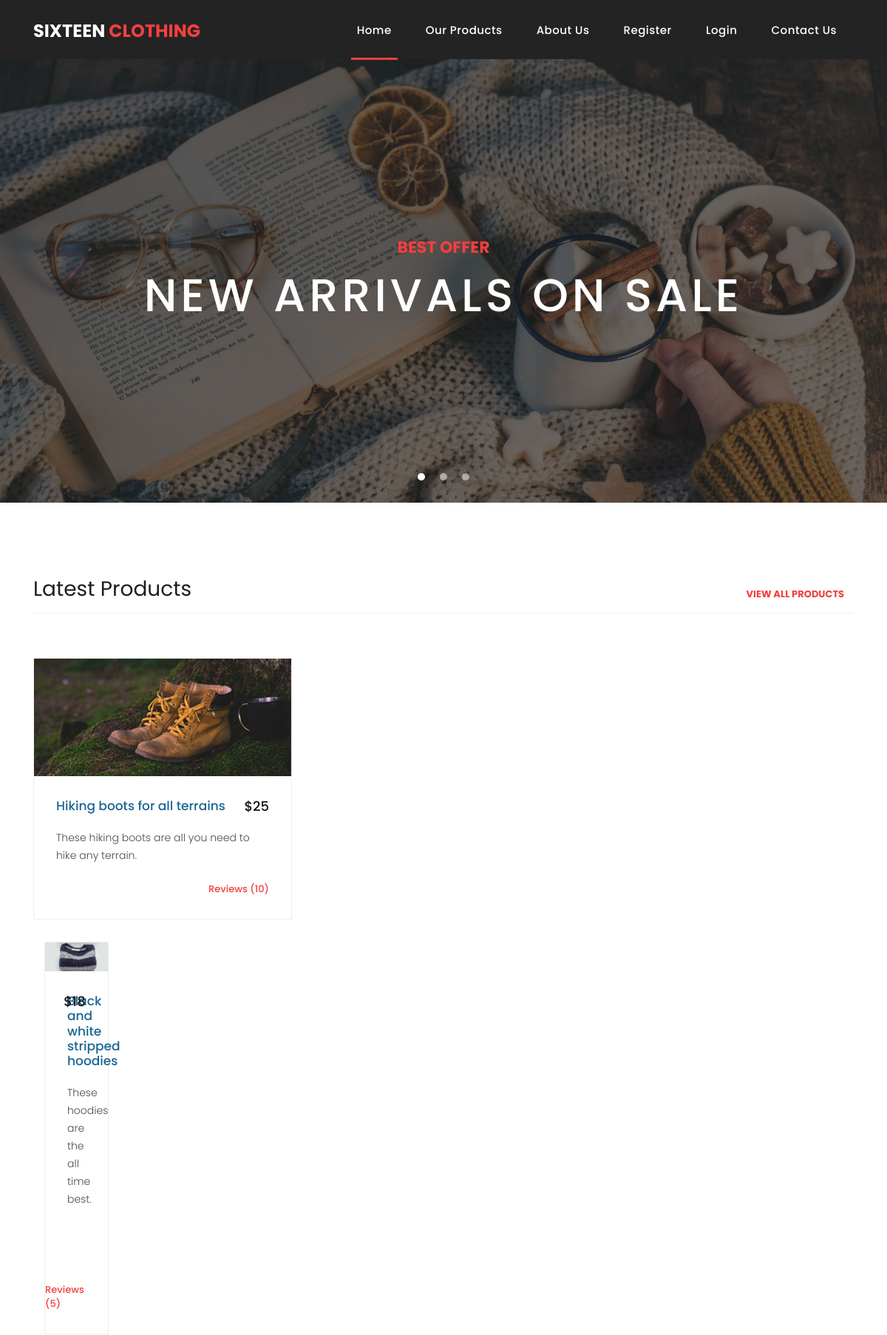
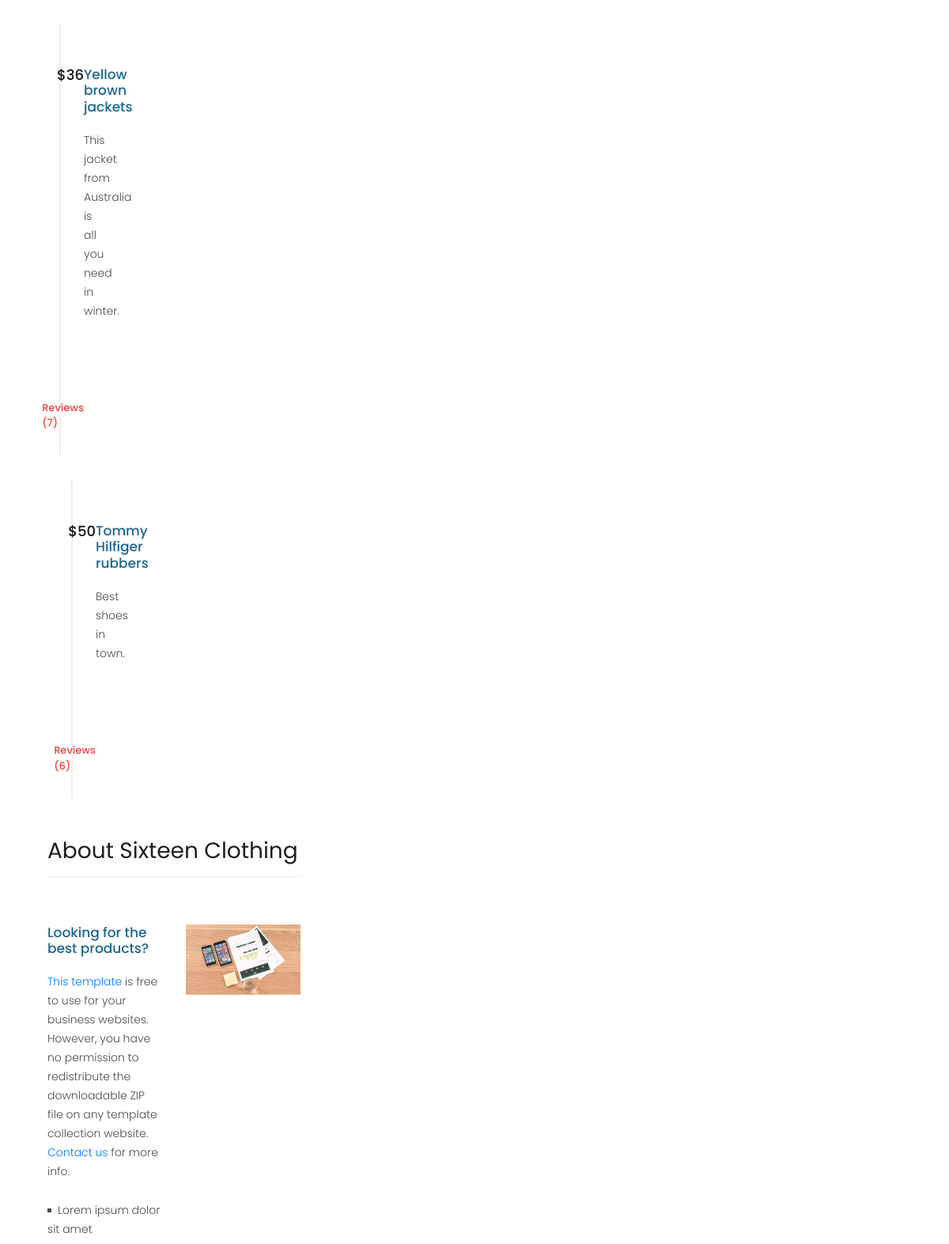
The page / (upper part) on the database its author committed (2 pictures, top to bottom).
### home_app/models.py (models this page shows)
class Collection(models.Model):
  img = models.ImageField(upload_to='products')
  title = models.CharField(max_length=100)
  price = models.IntegerField()
  desc = models.TextField()
  reviews = models.IntegerField()

### home_app/views.py (the view)
# urls.py: path('', views.homepage,name='home'),
def homepage(request):
  collection = Collection.objects.all()
  return render(request, 'index.html', {'collection': collection})

### templates/index.html (shortened to what this page needs)
{% load static %}
<!DOCTYPE html>
<html lang="en">
  <head>
    <link href="{% static 'vendor/bootstrap/css/bootstrap.min.css' %}" rel="stylesheet">
    <link rel="stylesheet" href="{% static 'assets/css/fontawesome.css' %}">
    <link rel="stylesheet" href="{% static 'assets/css/templatemo-sixteen.css' %}">
    <link rel="stylesheet" href="{% static 'assets/css/owl.css' %}">
  </head>
  <body>
    <header class="">
      <nav class="navbar navbar-expand-lg">
        <div class="container">
          <a class="navbar-brand" href="index.html"><h2>Sixteen <em>Clothing</em></h2></a>
          <div class="collapse navbar-collapse" id="navbarResponsive">
            <ul class="navbar-nav ml-auto">
              <li class="nav-item active">
                <a class="nav-link" href="">Home
                </a>
              </li>
              <li class="nav-item">
                <a class="nav-link" href="products.html">Our Products</a>
              </li>
              <li class="nav-item">
                <a class="nav-link" href="about.html">About Us</a>
              </li>
              {% if user.is_authenticated %}
              <li class="nav-item">
                <a class="nav-link" href="{% url 'logout' %}">Logout</a>
              </li>
              {% else %}
               <li class="nav-item">
                <a class="nav-link" href="{% url 'register' %}">Register</a>
              </li>
               <li class="nav-item">
                <a class="nav-link" href="{% url 'login' %}">Login</a>
              </li>
              {% endif %}
               <li class="nav-item">
                <a class="nav-link" href="contact.html">Contact Us</a>
              </li>
            </ul>
          </div>
        </div>
      </nav>
    </header>
    <div class="banner header-text">
      <div class="owl-banner owl-carousel">
        <div class="banner-item-01">
          <div class="text-content">
            <h4>Best Offer</h4>
            <h2>New Arrivals On Sale</h2>
          </div>
        </div>
      </div>
    </div>
    <div class="latest-products">
      <div class="container">
        <div class="row">
          <div class="col-md-12">
            <div class="section-heading">
              <h2>Latest Products</h2>
              <a href="products.html">view all products <i class="fa fa-angle-right"></i></a>
            </div>
          </div>
          {% for coll in collection %}
          <div class="col-md-4">
            <div class="product-item">
              <a href="#"><img src="{{coll.img.url}}" alt=""></a>
              <div class="down-content">
                <a href="product/{{coll.id}}"><h4>{{coll.title}}</h4></a>
                <h6>${{coll.price}}</h6>
                <p>{{coll.desc}}.</p>
                <ul class="stars">
                  <li><i class="fa fa-star"></i></li>
                  <li><i class="fa fa-star"></i></li>
                  <li><i class="fa fa-star"></i></li>
                  <li><i class="fa fa-star"></i></li>
                  <li><i class="fa fa-star"></i></li>
                </ul>
                <span>Reviews ({{coll.reviews}})</span>
              </div>
            </div>
            {% endfor %}
          </div>
        </div>
      </div>
    <div class="best-features">
      <div class="container">
        <div class="row">
          <div class="col-md-12">
            <div class="section-heading">
              <h2>About Sixteen Clothing</h2>
            </div>
          </div>
          <div class="col-md-6">
            <div class="left-content">
              <h4>Looking for the best products?</h4>
              <p><a rel="nofollow" href="https://templatemo.com/tm-546-sixteen-clothing" target="_parent">This template</a> is free to use for your business websites. However, you have no permission to redistribute the downloadable ZIP file on any template collection website. <a rel="nofollow" href="https://templatemo.com/contact">Contact us</a> for more info.</p>
              <ul class="featured-list">
                <li><a href="#">Lorem ipsum dolor sit amet</a></li>
              </ul>
            </div>
          </div>
          <div class="col-md-6">
            <div class="right-image">
              <img src="{% static 'assets/images/feature-image.jpg' %}" alt="">
            </div>
          </div>
        </div>
      </div>
    </div>
  </body>
</html>

### static/assets/css/templatemo-sixteen.css (style rules this page uses)
body { font-family: 'Poppins', sans-serif; overflow-x: hidden; text-rendering: optimizeLegibility; -webkit-font-smoothing: antialiased; -moz-osx-font-smoothing: grayscale; }
p { margin-bottom: 0px; font-size: 14px; font-weight: 300; color: #4a4a4a; line-height: 24px; }
a { text-decoration: none!important; }
ul { padding: 0; margin: 0; list-style: none; }
h1,h2,h3,h4,h5,h6 { margin: 0px; }
.section-heading { text-align: left; margin-bottom: 60px; border-bottom: 1px solid #eee; }
.section-heading h2 { font-size: 28px; font-weight: 400; color: #1e1e1e; margin-bottom: 15px; }
header { position: absolute; z-index: 99999; width: 100%; height: 80px; background-color: #232323; -webkit-transition: all 0.3s ease-in-out 0s; -moz-transition: all 0.3s ease-in-out 0s; -o-transition: all 0.3s ease-in-out 0s; transition: all 0.3s ease-in-out 0s; }
header .navbar { padding: 17px 0px; }
.navbar .navbar-brand { float: left; margin-top: -12px; outline: none; }
.navbar .navbar-brand h2 { color: #fff; text-transform: uppercase; font-size: 24px; font-weight: 700; -webkit-transition: all .3s ease 0s; -moz-transition: all .3s ease 0s; -o-transition: all .3s ease 0s; transition: all .3s ease 0s; }
.navbar .navbar-brand h2 em { font-style: normal; color: #f33f3f; }
#navbarResponsive { z-index: 999; }
.navbar-collapse { text-align: center; }
.navbar .navbar-nav .nav-item { margin: 0px 15px; }
.navbar .navbar-nav a.nav-link { text-transform: capitalize; font-size: 15px; font-weight: 500; letter-spacing: 0.5px; color: #fff; transition: all 0.5s; margin-top: 5px; }
.navbar .navbar-nav .nav-link:hover, .navbar .navbar-nav .active>.nav-link, .navbar .navbar-nav .nav-link.active, .navbar .navbar-nav .nav-link.show, .navbar .navbar-nav .show>.nav-link { color: #fff; padding-bottom: 25px; border-bottom: 3px solid #f33f3f; }
.banner { position: relative; text-align: center; padding-top: 80px; }
.banner-item-01 { padding: 300px 0px; background-image: url(../images/slide_01.jpg); background-size: cover; background-repeat: no-repeat; background-position: center center; }
.banner .text-content { position: absolute; top: 50%; transform: translateY(-50%); text-align: center; width: 100%; }
.banner .text-content h4 { color: #f33f3f; font-size: 22px; text-transform: uppercase; font-weight: 700; margin-bottom: 15px; }
.banner .text-content h2 { color: #fff; font-size: 62px; text-transform: uppercase; letter-spacing: 5px; }
.latest-products { margin-top: 100px; }
.latest-products .section-heading a { float: right; margin-top: -35px; text-transform: uppercase; font-size: 13px; font-weight: 700; color: #f33f3f; }
.product-item { border: 1px solid #eee; margin-bottom: 30px; }
.product-item .down-content { padding: 30px; position: relative; }
.product-item img { width: 100%; overflow: hidden; }
.product-item .down-content h4 { font-size: 17px; color: #1a6692; margin-bottom: 20px; }
.product-item .down-content h6 { position: absolute; top: 30px; right: 30px; font-size: 18px; color: #121212; }
.product-item .down-content p { margin-bottom: 20px; }
.product-item .down-content ul li { display: inline-block; }
.product-item .down-content ul li i { color: #f33f3f; font-size: 14px; }
.product-item .down-content span { position: absolute; right: 30px; bottom: 30px; font-size: 13px; color: #f33f3f; font-weight: 500; }
.best-features { margin-top: 50px; }
.best-features .container .row { border-bottom: 1px solid #eee; padding-bottom: 60px; }
.best-features img { width: 100%; overflow: hidden; }
.best-features h4 { font-size: 17px; color: #1a6692; margin-bottom: 20px; }
.best-features ul.featured-list li { display: block; margin-bottom: 10px; }
.best-features p { margin-bottom: 25px; }
.best-features ul.featured-list li a { font-size: 14px; color: #4a4a4a; font-weight: 300; transition: all .3s; position: relative; padding-left: 13px; }
.best-features ul.featured-list li a:before { content: ''; width: 5px; height: 5px; display: inline-block; background-color: #4a4a4a; position: absolute; left: 0; transition: all .3s; top: 8px; }

### rows shown on the page
Collection: img (picture), title "Hiking boots for all terrains", price "25", desc "These hiking boots are all you need to hike any terrain", reviews "10"
Collection: img (picture), title "Black and white stripped hoodies", price "18", desc "These hoodies are the all time best", reviews "5"
Collection: title "Yellow brown jackets", price "36", desc "This jacket from Australia is all you need in winter", reviews "7"
Collection: title "Tommy Hilfiger rubbers", price "50", desc "Best shoes in town", reviews "6"
